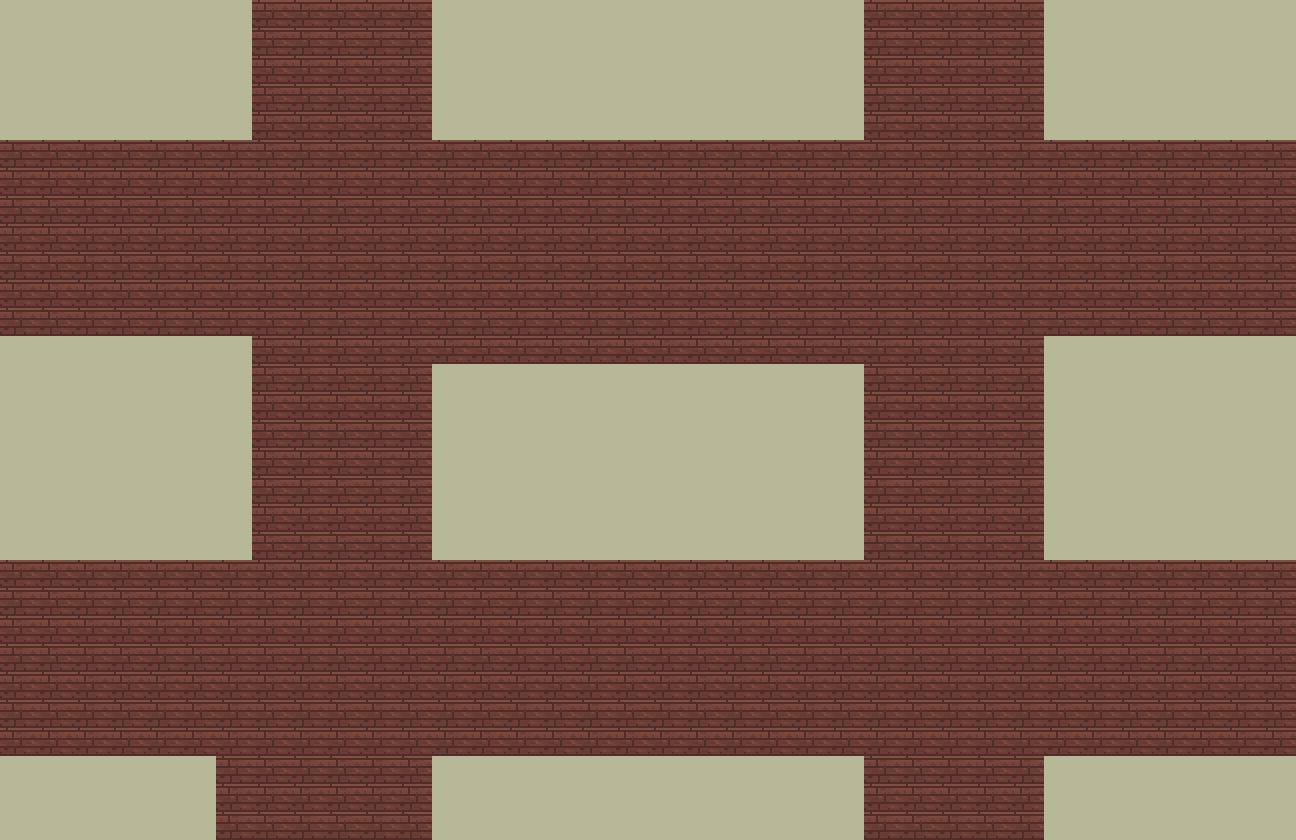

Tiled map render using the project's own tile images. Description and the map definition, with tile-layer contents summarised, below:
An orthogonal 36x30 tile map with 36x28 px tiles, 1 tile layer (maps), 1 hidden layer not drawn.

<map version="1.0" orientation="orthogonal" renderorder="right-down" width="36" height="30" tilewidth="36" tileheight="28" nextobjectid="1">
 <tileset firstgid="1" name="sprite_sheet_props" tilewidth="36" tileheight="28">
  <image source="../img/sprite_sheet_props.png" width="1800" height="1400" />
 </tileset>
 <layer name="maps" width="36" height="30">
  <data>[1080 cells, 1080 non-empty, 2 distinct tile ids]</data>
 </layer>
 <layer name="walkable" width="36" height="30" visible="0">
  <data>[1080 cells, 401 non-empty, 1 distinct tile ids]</data>
 </layer>
</map>
